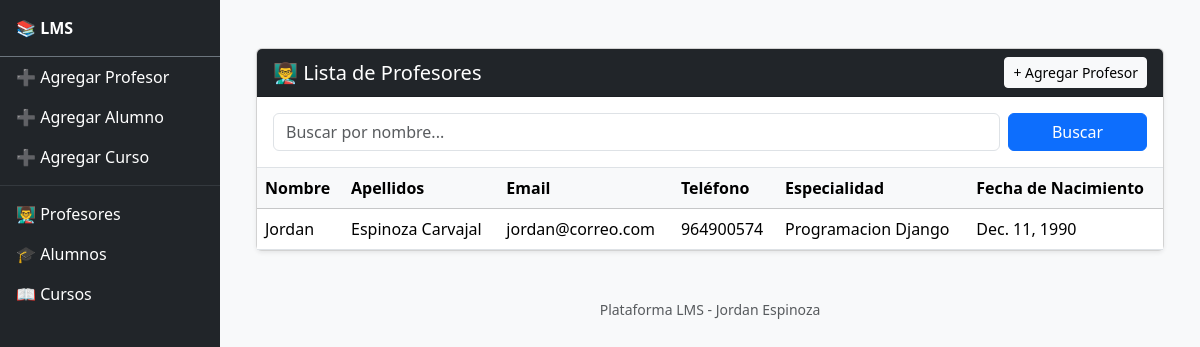
/plataforma/listar_profesores/, run on an earlier commit of the app's database.
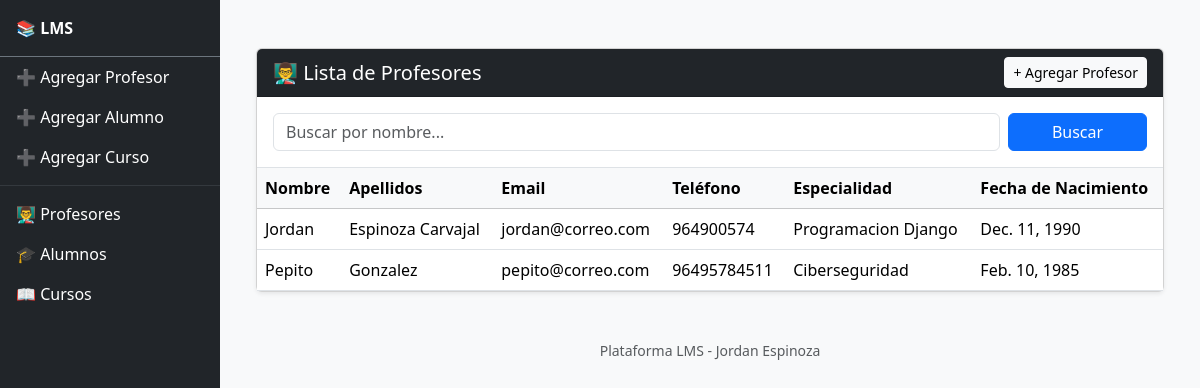
And on a later commit of the database.
### Plataforma/models.py (models this page shows, shortened)
class Profesor(models.Model):
    nombre = models.CharField(max_length=100)
    apellidos = models.CharField(max_length=100)
    email = models.EmailField()
    telefono = models.CharField(max_length=15)
    especialidad = models.CharField(max_length=100)
    fecha_nacimiento = models.DateField()

### Plataforma/views.py (the view)
# urls.py: path('listar_profesores/', listar_profesores, name='listar_profesores'),
def listar_profesores(request):
    buscar_profesor = request.GET.get('profesor', '')
    if buscar_profesor:
        profesores = Profesor.objects.filter(
            Q(nombre__icontains=buscar_profesor) |
            Q(apellidos__icontains=buscar_profesor)
        )
    else:
        profesores = Profesor.objects.all()
    return render(request, 'plataforma/listar_profesores.html', {
    'profesores': profesores,
    'buscar_profesor': buscar_profesor
})

### Plataforma/templates/plataforma/listar_profesores.html (shortened to what this page needs)
{% extends 'template_base.html' %}
{% load static %}
{% block content %}
<div class="container mt-4">
    <div class="card shadow-sm">
        <div class="card-header bg-dark text-white d-flex justify-content-between align-items-center">
            <h5 class="mb-0">👨‍🏫 Lista de Profesores</h5>
            <a href="{% url 'agregar_profesor' %}" class="btn btn-sm btn-light">+ Agregar Profesor</a>
        </div>
        <div class="card-body border-bottom">
            <form method="get" class="row g-2">
                <div class="col-md-10">
                    <input type="text" name="profesor" class="form-control" placeholder="Buscar por nombre..." value="{{ buscar_profesor }}">
                </div>
                <div class="col-md-2 d-grid">
                    <button type="submit" class="btn btn-primary">Buscar</button>
                </div>
            </form>
        </div>
        <div class="card-body p-0">
            {% if profesores %}
            <div class="table-responsive">
                <table class="table table-hover align-middle mb-0">
                    <thead class="table-light">
                        <tr>
                            <th>Nombre</th>
                            <th>Apellidos</th>
                            <th>Email</th>
                            <th>Teléfono</th>
                            <th>Especialidad</th>
                            <th>Fecha de Nacimiento</th>
                        </tr>
                    </thead>
                    <tbody>
                        {% for profesor in profesores %}
                        <tr>
                            <td>{{ profesor.nombre }}</td>
                            <td>{{ profesor.apellidos }}</td>
                            <td>{{ profesor.email }}</td>
                            <td>{{ profesor.telefono }}</td>
                            <td>{{ profesor.especialidad }}</td>
                            <td>{{ profesor.fecha_nacimiento }}</td>
                        </tr>
                        {% endfor %}
                    </tbody>
                </table>
            </div>
            {% else %}
                <div class="p-3 text-muted">No hay profesores registrados{% if buscar_profesor %} que coincidan con "{{ buscar_profesor }}"{% endif %}.</div>
            {% endif %}
        </div>
    </div>
</div>
{% endblock content %}

What changed in the data, as far as the page shows it:
added Profesor: nombre "Pepito", apellidos "Gonzalez", email "pepito@correo.com", telefono "96495784511", especialidad "Ciberseguridad", fecha_nacimiento "Feb. 10, 1985"
